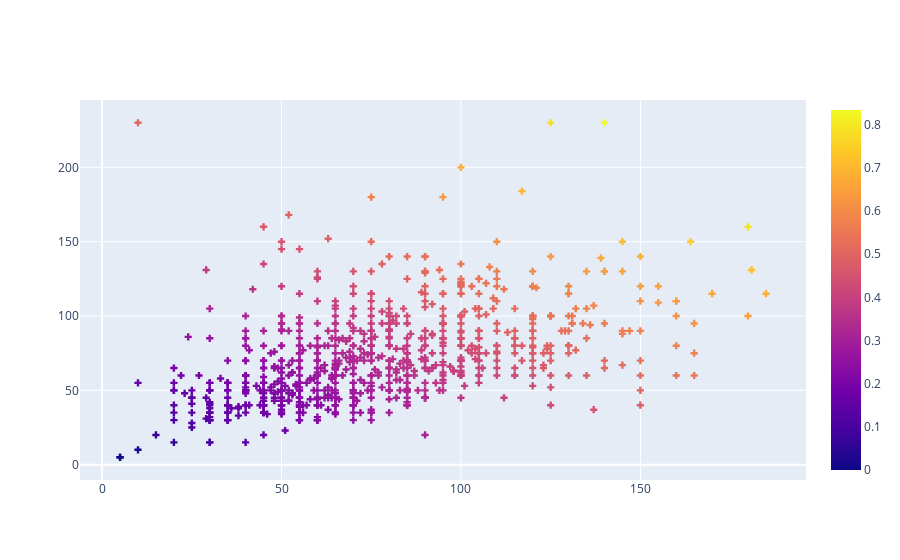

Source (notebook cell):
### Code cell
fig = go.Figure(data=go.Scatter(x=df['attack'], y=df['defense'], mode='markers',
                               marker=dict(
                                   color=df['score'],
                                   showscale=True,
                                   symbol='cross'
                               )))
fig.show()

### Figure 1 — Plotly figure (JSON) as saved in the notebook; plotly's stock layout.template omitted (floating-point values rounded to 4 significant figures; data arrays with more than 128 entries replaced by an {"elided": "..."} marker saying what was removed)
{"data": [{"marker": {"color": {"elided": "801 float values"}, "showscale": true, "symbol": "cross"}, "mode": "markers", "type": "scatter", "x": {"elided": "801 int values"}, "y": {"elided": "801 int values"}}], "layout": {"autosize": true, "xaxis": {"autorange": true, "range": [-6.166, 196.2], "type": "linear"}, "yaxis": {"autorange": true, "range": [-11.48, 246.5], "type": "linear"}}}
